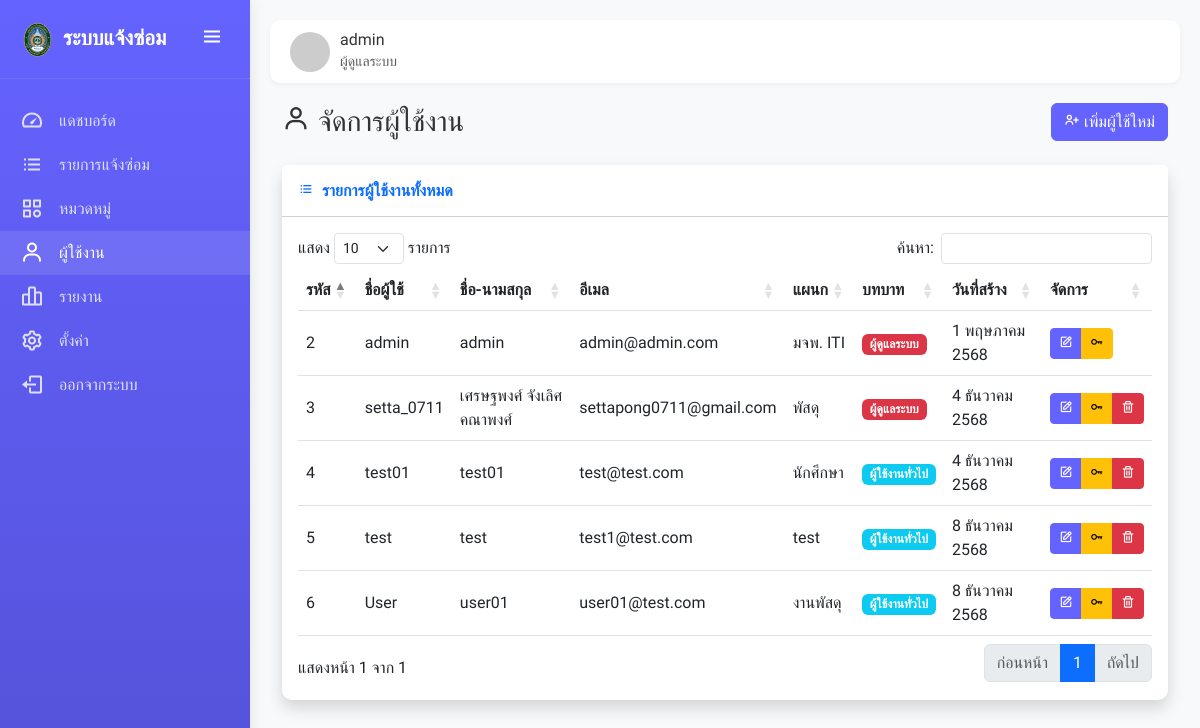
Screenshot of /admin_users.php (signed in) with the database file from the repository.
### tables this page shows
CREATE TABLE `users` (
  `user_id` int(11) NOT NULL,
  `username` varchar(50) NOT NULL,
  `password` varchar(255) NOT NULL,
  `fullname` varchar(100) NOT NULL,
  `email` varchar(100) NOT NULL,
  `department` varchar(100) DEFAULT NULL,
  `phone` varchar(20) DEFAULT NULL,
  `role` enum('admin','user','building_staff') NOT NULL DEFAULT 'user',
  `created_at` timestamp NOT NULL DEFAULT current_timestamp(),
  `updated_at` timestamp NOT NULL DEFAULT current_timestamp() ON UPDATE current_timestamp()
);

### config/db_connect.php (called while the page is built, shortened)
<?php
$host = 'localhost';
$user = 'root';
$password = '';
$database = 'nakaiact_testrp';
$conn = mysqli_connect($host, $user, $password, $database);
mysqli_set_charset($conn, "utf8mb4");
function thai_date($datetime, $format = 'j F Y เวลา H:i น.')
{
    $thai_month_arr = array(
        "0" => "",
        "1" => "มกราคม",
        "2" => "กุมภาพันธ์",
        "3" => "มีนาคม",
        "4" => "เมษายน",
        "5" => "พฤษภาคม",
        "6" => "มิถุนายน",
        "7" => "กรกฎาคม",
        "8" => "สิงหาคม",
        "9" => "กันยายน",
        "10" => "ตุลาคม",
        "11" => "พฤศจิกายน",
        "12" => "ธันวาคม"
    );
    $timestamp = strtotime($datetime);
    $thai_date_return = date("j", $timestamp);
    $thai_date_return .= " " . $thai_month_arr[date("n", $timestamp)];
    $thai_date_return .= " " . (date("Y", $timestamp) + 543);
    return $thai_date_return;
}
function db_select($query, $types = "", $params = [])
{
    global $conn;
    $stmt = mysqli_prepare($conn, $query);
    if (!mysqli_stmt_execute($stmt)) {
        error_log("Execute failed: " . mysqli_stmt_error($stmt));
        mysqli_stmt_close($stmt);
        return false;
    }
    $result = mysqli_stmt_get_result($stmt);
    return $result;
}

### admin_users.php (the view, shortened to what this page needs)
<?php
require_once 'config/db_connect.php';
$users = db_select("SELECT * FROM users ORDER BY role, fullname");
include 'includes/header.php';
?>
<div class="d-sm-flex align-items-center justify-content-between mb-4">
    <h1 class="h3 mb-0 text-gray-800">
        <i class="bx bx-user me-2"></i>จัดการผู้ใช้งาน
    </h1>
    <?php if ($_SESSION['role'] != 'building_staff'): ?>
        <button type="button" class="btn btn-primary" data-bs-toggle="modal" data-bs-target="#addUserModal">
            <i class="bx bx-user-plus me-1"></i>เพิ่มผู้ใช้ใหม่
        </button>
    <?php endif; ?>
</div>
<div class="card shadow mb-4">
    <div class="card-header bg-white py-3">
        <h6 class="m-0 fw-bold text-primary">
            <i class="bx bx-list-ul me-2"></i>รายการผู้ใช้งานทั้งหมด
        </h6>
    </div>
    <div class="card-body">
        <div class="table-responsive">
            <table class="table table-hover align-middle datatable">
                <thead class="bg-light">
                    <tr>
                        <th>รหัส</th>
                        <th>ชื่อผู้ใช้</th>
                        <th>ชื่อ-นามสกุล</th>
                        <th>อีเมล</th>
                        <th>แผนก</th>
                        <th>บทบาท</th>
                        <th>วันที่สร้าง</th>
                        <th>จัดการ</th>
                    </tr>
                </thead>
                <tbody>
                    <?php while ($user = mysqli_fetch_assoc($users)): ?>
                        <tr>
                            <td><?php echo $user['user_id']; ?></td>
                            <td><?php echo $user['username']; ?></td>
                            <td><?php echo $user['fullname']; ?></td>
                            <td><?php echo $user['email']; ?></td>
                            <td><?php echo $user['department'] ?: '-'; ?></td>
                            <td>
                                <?php if ($user['role'] == 'admin'): ?>
                                    <span class="badge bg-danger">ผู้ดูแลระบบ</span>
                                <?php elseif ($user['role'] == 'building_staff'): ?>
                                    <span class="badge bg-warning text-dark">งานอาคาร</span>
                                <?php else: ?>
                                    <span class="badge bg-info">ผู้ใช้งานทั่วไป</span>
                                <?php endif; ?>
                            </td>
                            <td><?php echo thai_date($user['created_at'], 'j M Y'); ?></td>
                            <td>
                                <div class="btn-group">
                                    <?php if ($_SESSION['role'] != 'building_staff'): ?>
                                        <button type="button" class="btn btn-sm btn-primary" data-bs-toggle="modal"
                                            data-bs-target="#editUserModal" data-user-id="<?php echo $user['user_id']; ?>"
                                            data-username="<?php echo $user['username']; ?>"
                                            data-fullname="<?php echo $user['fullname']; ?>"
                                            data-email="<?php echo $user['email']; ?>"
                                            data-department="<?php echo $user['department']; ?>"
                                            data-phone="<?php echo $user['phone']; ?>" data-role="<?php echo $user['role']; ?>">
                                            <i class="bx bx-edit"></i>
                                        </button>
                                        <button type="button" class="btn btn-sm btn-warning" data-bs-toggle="modal"
                                            data-bs-target="#resetPasswordModal" data-user-id="<?php echo $user['user_id']; ?>"
                                            data-username="<?php echo $user['username']; ?>">
                                            <i class="bx bx-key"></i>
                                        </button>
                                        <?php if ($user['user_id'] != $_SESSION['user_id']): ?>
                                            <button type="button" class="btn btn-sm btn-danger" data-bs-toggle="modal"
                                                data-bs-target="#deleteUserModal" data-user-id="<?php echo $user['user_id']; ?>"
                                                data-username="<?php echo $user['username']; ?>">
                                                <i class="bx bx-trash"></i>
                                            </button>
                                        <?php endif; ?>
                                    <?php else: ?>
                                        <span class="text-muted"><small>ไม่มีสิทธิ์จัดการ</small></span>
                                    <?php endif; ?>
                                </div>
                            </td>
                        </tr>
                    <?php endwhile; ?>
                </tbody>
            </table>
        </div>
    </div>
</div>
<?php
include 'includes/footer.php';
?>

### includes/header.php (shortened to what this page needs)
<?php
$is_logged_in = isset($_SESSION['user_id']);
$current_user = null;
if ($is_logged_in) {
    $user_id = $_SESSION['user_id'];
    $query = "SELECT * FROM users WHERE user_id = '$user_id'";
    $user_result = mysqli_query($conn, $query);
    $current_user = mysqli_fetch_assoc($user_result);
}
$current_page = basename($_SERVER['PHP_SELF']);
?>
<!DOCTYPE html>
<html lang="th">
<head>
    <link href="https://cdn.jsdelivr.net/npm/bootstrap@5.3.0-alpha1/dist/css/bootstrap.min.css" rel="stylesheet">
    <link href="https://unpkg.com/boxicons@2.1.4/css/boxicons.min.css" rel="stylesheet">
    <link href="https://cdn.datatables.net/1.13.1/css/dataTables.bootstrap5.min.css" rel="stylesheet">
</head>
<body>
    <div class="sidebar" id="sidebar">
        <div class="logo-container">
            <a href="index.php" class="logo">
                <img src="assets/images/favicon.png" alt="Logo"
                    style="width: 35px; height: 35px; object-fit: contain; margin-right: 8px;">
                <span class="logo-text">ระบบแจ้งซ่อม</span>
            </a>
            <button class="toggle-btn" id="sidebarToggle">
                <i class="bx bx-menu"></i>
            </button>
        </div>
        <div class="menu">
            <?php if ($is_logged_in): ?>
                <?php if ($current_user['role'] == 'admin' || $current_user['role'] == 'building_staff'): ?>
                    <a href="admin_dashboard.php"
                        class="menu-item <?php echo ($current_page == 'admin_dashboard.php') ? 'active' : ''; ?>">
                        <i class="bx bx-tachometer"></i>
                        <span>แดชบอร์ด</span>
                    </a>
                    <a href="admin_requests.php"
                        class="menu-item <?php echo ($current_page == 'admin_requests.php') ? 'active' : ''; ?>">
                        <i class="bx bx-list-ul"></i>
                        <span>รายการแจ้งซ่อม</span>
                    </a>
                    <a href="admin_categories.php"
                        class="menu-item <?php echo ($current_page == 'admin_categories.php') ? 'active' : ''; ?>">
                        <i class="bx bx-category"></i>
                        <span>หมวดหมู่</span>
                    </a>
                    <a href="admin_users.php"
                        class="menu-item <?php echo ($current_page == 'admin_users.php') ? 'active' : ''; ?>">
                        <i class="bx bx-user"></i>
                        <span>ผู้ใช้งาน</span>
                    </a>
                    <a href="admin_reports.php"
                        class="menu-item <?php echo ($current_page == 'admin_reports.php') ? 'active' : ''; ?>">
                        <i class="bx bx-bar-chart-alt-2"></i>
                        <span>รายงาน</span>
                    </a>
                    <?php if ($current_user['role'] == 'admin'): ?>
                        <a href="admin_settings.php"
                            class="menu-item <?php echo ($current_page == 'admin_settings.php') ? 'active' : ''; ?>">
                            <i class="bx bx-cog"></i>
                            <span>ตั้งค่า</span>
                        </a>
                    <?php endif; ?>
                <?php endif; ?>
                <a href="logout.php" class="menu-item">
                    <i class="bx bx-log-out"></i>
                    <span>ออกจากระบบ</span>
                </a>
            <?php endif; ?>
        </div>
    </div>
    <div class="content" id="content">
        <div class="topbar">
            <?php if ($is_logged_in): ?>
                <div class="user-info">
                    <img src="https://ui-avatars.com/api/?name=<?php echo urlencode($current_user['fullname']); ?>&background=random"
                        alt="User Avatar">
                    <div>
                        <h6 class="mb-0"><?php echo $current_user['fullname']; ?></h6>
                        <small class="text-muted"><?php
                        if ($current_user['role'] == 'admin')
                            echo 'ผู้ดูแลระบบ';
                        elseif ($current_user['role'] == 'building_staff')
                            echo 'งานอาคาร';
                        else
                            echo 'ผู้ใช้งาน';
                        ?></small>
                    </div>
                </div>
            <?php endif; ?>
        </div>
        <div class="container-fluid">

### includes/header.php (style rules this page uses)
:root { --primary-color: #6563ff; --primary-dark: #5452d8; --secondary-color: #fd7e14; --success-color: #20c997; --info-color: #0dcaf0; --warning-color: #ffc107; --danger-color: #dc3545; --light-color: #f8f9fa; --dark-color: #212529; }
body { font-family: 'Prompt', sans-serif; background-color: #f8f9fa; color: #333; }
.sidebar { width: 250px; position: fixed; top: 0; left: 0; height: 100vh; background: linear-gradient(to bottom, var(--primary-color), var(--primary-dark)); color: white; z-index: 1000; transition: all 0.3s; box-shadow: 0 0 15px rgba(0, 0, 0, 0.1); }
.sidebar .logo-container { padding: 20px; display: flex; align-items: center; justify-content: space-between; border-bottom: 1px solid rgba(255, 255, 255, 0.1); }
.sidebar .logo-container .logo { color: white; font-size: 1.3rem; font-weight: 700; text-decoration: none; white-space: nowrap; overflow: visible; display: flex; align-items: center; }
.sidebar .logo-container .toggle-btn { background: transparent; border: none; color: white; cursor: pointer; font-size: 1.5rem; }
.sidebar .menu { padding: 20px 0; }
.sidebar .menu-item { padding: 10px 20px; display: flex; align-items: center; color: rgba(255, 255, 255, 0.8); text-decoration: none; transition: all 0.3s; }
.sidebar .menu-item:hover, .sidebar .menu-item.active { background-color: rgba(255, 255, 255, 0.1); color: white; }
.sidebar .menu-item i { font-size: 1.5rem; margin-right: 15px; min-width: 24px; text-align: center; }
.content { margin-left: 250px; padding: 20px; transition: all 0.3s; }
.topbar { display: flex; justify-content: space-between; align-items: center; padding: 10px 20px; background-color: white; box-shadow: 0 2px 5px rgba(0, 0, 0, 0.05); border-radius: 10px; margin-bottom: 20px; }
.topbar .user-info { display: flex; align-items: center; }
.topbar .user-info img { width: 40px; height: 40px; border-radius: 50%; margin-right: 10px; }
.card { border: none; box-shadow: 0 4px 6px rgba(0, 0, 0, 0.05); border-radius: 10px; transition: all 0.3s ease; }
.btn-primary { background-color: var(--primary-color); border-color: var(--primary-color); }

### rows the page displays
users: fullname "admin", user_id "2", username "admin", email "admin@admin.com", department "มจพ. ITI", role "ผู้ดูแลระบบ", created_at "1 พฤษภาคม 2568"
users: user_id "3", username "setta_0711", fullname "เศรษฐพงศ์ จังเลิศคณาพงศ์", email "settapong0711@gmail.com", department "พัสดุ", role "ผู้ดูแลระบบ", created_at "4 ธันวาคม 2568"
users: user_id "5", username "test", fullname "test", email "test1@test.com", department "test", role "ผู้ใช้งานทั่วไป", created_at "8 ธันวาคม 2568"
users: user_id "4", username "test01", fullname "test01", email "test@test.com", department "นักศึกษา", role "ผู้ใช้งานทั่วไป", created_at "4 ธันวาคม 2568"
users: user_id "6", username "User", fullname "user01", email "user01@test.com", department "งานพัสดุ", role "ผู้ใช้งานทั่วไป", created_at "8 ธันวาคม 2568"
